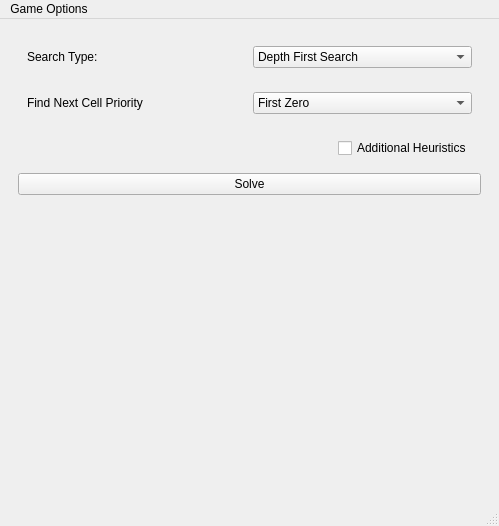
<?xml version="1.0" encoding="UTF-8"?>
<ui version="4.0">
 <class>MainWindow</class>
 <widget class="QMainWindow" name="MainWindow">
  <property name="geometry">
   <rect>
    <x>0</x>
    <y>0</y>
    <width>499</width>
    <height>526</height>
   </rect>
  </property>
  <property name="windowTitle">
   <string>Sudoku</string>
  </property>
  <widget class="QWidget" name="mainWidget">
   <layout class="QVBoxLayout" name="verticalLayout_2">
    <item>
     <widget class="QStackedWidget" name="stackedWidget">
      <property name="currentIndex">
       <number>1</number>
      </property>
      <widget class="QWidget" name="page_3">
       <layout class="QVBoxLayout" name="verticalLayout_3">
        <item>
         <widget class="QWidget" name="widgetBoard" native="true">
          <layout class="QVBoxLayout" name="verticalLayout">
           <property name="spacing">
            <number>0</number>
           </property>
           <property name="leftMargin">
            <number>0</number>
           </property>
           <property name="topMargin">
            <number>0</number>
           </property>
           <property name="rightMargin">
            <number>0</number>
           </property>
           <property name="bottomMargin">
            <number>0</number>
           </property>
           <item>
            <widget class="QWidget" name="widget_32" native="true">
             <layout class="QGridLayout" name="gridLayout_4">
              <property name="leftMargin">
               <number>0</number>
              </property>
              <property name="topMargin">
               <number>0</number>
              </property>
              <property name="rightMargin">
               <number>0</number>
              </property>
              <property name="bottomMargin">
               <number>0</number>
              </property>
              <property name="spacing">
               <number>0</number>
              </property>
              <item row="0" column="3">
               <widget class="QWidget" name="widget_12" native="true">
                <layout class="QGridLayout" name="gridLayout_2">
                 <property name="leftMargin">
                  <number>0</number>
                 </property>
                 <property name="topMargin">
                  <number>0</number>
                 </property>
                 <property name="rightMargin">
                  <number>0</number>
                 </property>
                 <property name="bottomMargin">
                  <number>0</number>
                 </property>
                 <property name="spacing">
                  <number>0</number>
                 </property>
                 <item row="0" column="0">
                  <widget class="QWidget" name="square03" native="true"/>
                 </item>
                 <item row="0" column="2">
                  <widget class="QWidget" name="square05" native="true"/>
                 </item>
                 <item row="0" column="1">
                  <widget class="QWidget" name="square04" native="true"/>
                 </item>
                 <item row="1" column="0">
                  <widget class="QWidget" name="square13" native="true"/>
                 </item>
                 <item row="1" column="1">
                  <widget class="QWidget" name="square14" native="true"/>
                 </item>
                 <item row="2" column="0">
                  <widget class="QWidget" name="square23" native="true"/>
                 </item>
                 <item row="1" column="2">
                  <widget class="QWidget" name="square15" native="true"/>
                 </item>
                 <item row="2" column="1">
                  <widget class="QWidget" name="square24" native="true"/>
                 </item>
                 <item row="2" column="2">
                  <widget class="QWidget" name="square25" native="true"/>
                 </item>
                </layout>
               </widget>
              </item>
              <item row="0" column="5">
               <widget class="QWidget" name="widget_22" native="true">
                <layout class="QGridLayout" name="gridLayout_3">
                 <property name="leftMargin">
                  <number>0</number>
                 </property>
                 <property name="topMargin">
                  <number>0</number>
                 </property>
                 <property name="rightMargin">
                  <number>0</number>
                 </property>
                 <property name="bottomMargin">
                  <number>0</number>
                 </property>
                 <property name="spacing">
                  <number>0</number>
                 </property>
                 <item row="0" column="0">
                  <widget class="QWidget" name="square06" native="true"/>
                 </item>
                 <item row="0" column="2">
                  <widget class="QWidget" name="square08" native="true"/>
                 </item>
                 <item row="0" column="1">
                  <widget class="QWidget" name="square07" native="true"/>
                 </item>
                 <item row="1" column="0">
                  <widget class="QWidget" name="square16" native="true"/>
                 </item>
                 <item row="1" column="1">
                  <widget class="QWidget" name="square17" native="true"/>
                 </item>
                 <item row="2" column="0">
                  <widget class="QWidget" name="square26" native="true"/>
                 </item>
                 <item row="1" column="2">
                  <widget class="QWidget" name="square18" native="true"/>
                 </item>
                 <item row="2" column="1">
                  <widget class="QWidget" name="square27" native="true"/>
                 </item>
                 <item row="2" column="2">
                  <widget class="QWidget" name="square28" native="true"/>
                 </item>
                </layout>
               </widget>
              </item>
              <item row="0" column="1">
               <widget class="Line" name="line_2">
                <property name="frameShadow">
                 <enum>QFrame::Plain</enum>
                </property>
                <property name="lineWidth">
                 <number>5</number>
                </property>
                <property name="orientation">
                 <enum>Qt::Vertical</enum>
                </property>
               </widget>
              </item>
              <item row="0" column="4">
               <widget class="Line" name="line_3">
                <property name="frameShadow">
                 <enum>QFrame::Plain</enum>
                </property>
                <property name="lineWidth">
                 <number>5</number>
                </property>
                <property name="orientation">
                 <enum>Qt::Vertical</enum>
                </property>
               </widget>
              </item>
              <item row="0" column="0">
               <widget class="QWidget" name="widget_95" native="true">
                <layout class="QGridLayout" name="gridLayout_13">
                 <property name="leftMargin">
                  <number>0</number>
                 </property>
                 <property name="topMargin">
                  <number>0</number>
                 </property>
                 <property name="rightMargin">
                  <number>0</number>
                 </property>
                 <property name="bottomMargin">
                  <number>0</number>
                 </property>
                 <property name="spacing">
                  <number>0</number>
                 </property>
                 <item row="1" column="1">
                  <widget class="QWidget" name="square11" native="true"/>
                 </item>
                 <item row="1" column="2">
                  <widget class="QWidget" name="square12" native="true"/>
                 </item>
                 <item row="2" column="1">
                  <widget class="QWidget" name="square21" native="true"/>
                 </item>
                 <item row="1" column="0">
                  <widget class="QWidget" name="square10" native="true"/>
                 </item>
                 <item row="0" column="0">
                  <widget class="QWidget" name="square00" native="true"/>
                 </item>
                 <item row="0" column="1">
                  <widget class="QWidget" name="square01" native="true"/>
                 </item>
                 <item row="2" column="0">
                  <widget class="QWidget" name="square20" native="true"/>
                 </item>
                 <item row="2" column="2">
                  <widget class="QWidget" name="square22" native="true"/>
                 </item>
                 <item row="0" column="2">
                  <widget class="QWidget" name="square02" native="true"/>
                 </item>
                </layout>
               </widget>
              </item>
             </layout>
            </widget>
           </item>
           <item>
            <widget class="Line" name="line_6">
             <property name="frameShadow">
              <enum>QFrame::Plain</enum>
             </property>
             <property name="lineWidth">
              <number>5</number>
             </property>
             <property name="orientation">
              <enum>Qt::Horizontal</enum>
             </property>
            </widget>
           </item>
           <item>
            <widget class="QWidget" name="widget_33" native="true">
             <layout class="QGridLayout" name="gridLayout_5">
              <property name="leftMargin">
               <number>0</number>
              </property>
              <property name="topMargin">
               <number>0</number>
              </property>
              <property name="rightMargin">
               <number>0</number>
              </property>
              <property name="bottomMargin">
               <number>0</number>
              </property>
              <property name="spacing">
               <number>0</number>
              </property>
              <item row="0" column="2">
               <widget class="QWidget" name="widget_34" native="true">
                <layout class="QGridLayout" name="gridLayout_6">
                 <property name="leftMargin">
                  <number>0</number>
                 </property>
                 <property name="topMargin">
                  <number>0</number>
                 </property>
                 <property name="rightMargin">
                  <number>0</number>
                 </property>
                 <property name="bottomMargin">
                  <number>0</number>
                 </property>
                 <property name="spacing">
                  <number>0</number>
                 </property>
                 <item row="0" column="0">
                  <widget class="QWidget" name="square33" native="true"/>
                 </item>
                 <item row="0" column="2">
                  <widget class="QWidget" name="square35" native="true"/>
                 </item>
                 <item row="0" column="1">
                  <widget class="QWidget" name="square34" native="true"/>
                 </item>
                 <item row="1" column="0">
                  <widget class="QWidget" name="square43" native="true"/>
                 </item>
                 <item row="1" column="1">
                  <widget class="QWidget" name="square44" native="true"/>
                 </item>
                 <item row="2" column="0">
                  <widget class="QWidget" name="square53" native="true"/>
                 </item>
                 <item row="1" column="2">
                  <widget class="QWidget" name="square45" native="true"/>
                 </item>
                 <item row="2" column="1">
                  <widget class="QWidget" name="square54" native="true"/>
                 </item>
                 <item row="2" column="2">
                  <widget class="QWidget" name="square55" native="true"/>
                 </item>
                </layout>
               </widget>
              </item>
              <item row="0" column="0">
               <widget class="QWidget" name="widget_44" native="true">
                <layout class="QGridLayout" name="gridLayout_7">
                 <property name="leftMargin">
                  <number>0</number>
                 </property>
                 <property name="topMargin">
                  <number>0</number>
                 </property>
                 <property name="rightMargin">
                  <number>0</number>
                 </property>
                 <property name="bottomMargin">
                  <number>0</number>
                 </property>
                 <property name="spacing">
                  <number>0</number>
                 </property>
                 <item row="0" column="0">
                  <widget class="QWidget" name="square30" native="true"/>
                 </item>
                 <item row="0" column="2">
                  <widget class="QWidget" name="square32" native="true"/>
                 </item>
                 <item row="0" column="1">
                  <widget class="QWidget" name="square31" native="true"/>
                 </item>
                 <item row="1" column="0">
                  <widget class="QWidget" name="square40" native="true"/>
                 </item>
                 <item row="1" column="1">
                  <widget class="QWidget" name="square41" native="true"/>
                 </item>
                 <item row="2" column="0">
                  <widget class="QWidget" name="square50" native="true"/>
                 </item>
                 <item row="1" column="2">
                  <widget class="QWidget" name="square42" native="true"/>
                 </item>
                 <item row="2" column="1">
                  <widget class="QWidget" name="square51" native="true"/>
                 </item>
                 <item row="2" column="2">
                  <widget class="QWidget" name="square52" native="true"/>
                 </item>
                </layout>
               </widget>
              </item>
              <item row="0" column="1">
               <widget class="Line" name="line_4">
                <property name="frameShadow">
                 <enum>QFrame::Plain</enum>
                </property>
                <property name="lineWidth">
                 <number>5</number>
                </property>
                <property name="orientation">
                 <enum>Qt::Vertical</enum>
                </property>
               </widget>
              </item>
              <item row="0" column="3">
               <widget class="Line" name="line_5">
                <property name="frameShadow">
                 <enum>QFrame::Plain</enum>
                </property>
                <property name="lineWidth">
                 <number>5</number>
                </property>
                <property name="orientation">
                 <enum>Qt::Vertical</enum>
                </property>
               </widget>
              </item>
              <item row="0" column="4">
               <widget class="QWidget" name="widget_54" native="true">
                <layout class="QGridLayout" name="gridLayout_8">
                 <property name="leftMargin">
                  <number>0</number>
                 </property>
                 <property name="topMargin">
                  <number>0</number>
                 </property>
                 <property name="rightMargin">
                  <number>0</number>
                 </property>
                 <property name="bottomMargin">
                  <number>0</number>
                 </property>
                 <property name="spacing">
                  <number>0</number>
                 </property>
                 <item row="0" column="0">
                  <widget class="QWidget" name="square36" native="true"/>
                 </item>
                 <item row="0" column="2">
                  <widget class="QWidget" name="square38" native="true"/>
                 </item>
                 <item row="0" column="1">
                  <widget class="QWidget" name="square37" native="true"/>
                 </item>
                 <item row="1" column="0">
                  <widget class="QWidget" name="square46" native="true"/>
                 </item>
                 <item row="1" column="1">
                  <widget class="QWidget" name="square47" native="true"/>
                 </item>
                 <item row="2" column="0">
                  <widget class="QWidget" name="square56" native="true"/>
                 </item>
                 <item row="1" column="2">
                  <widget class="QWidget" name="square48" native="true"/>
                 </item>
                 <item row="2" column="1">
                  <widget class="QWidget" name="square57" native="true"/>
                 </item>
                 <item row="2" column="2">
                  <widget class="QWidget" name="square58" native="true"/>
                 </item>
                </layout>
               </widget>
              </item>
             </layout>
            </widget>
           </item>
           <item>
            <widget class="Line" name="line_7">
             <property name="frameShadow">
              <enum>QFrame::Plain</enum>
             </property>
             <property name="lineWidth">
              <number>5</number>
             </property>
             <property name="orientation">
              <enum>Qt::Horizontal</enum>
             </property>
            </widget>
           </item>
           <item>
            <widget class="QWidget" name="widget_64" native="true">
             <layout class="QGridLayout" name="gridLayout_9">
              <property name="leftMargin">
               <number>0</number>
              </property>
              <property name="topMargin">
               <number>0</number>
              </property>
              <property name="rightMargin">
               <number>0</number>
              </property>
              <property name="bottomMargin">
               <number>0</number>
              </property>
              <property name="spacing">
               <number>0</number>
              </property>
              <item row="0" column="2">
               <widget class="QWidget" name="widget_65" native="true">
                <layout class="QGridLayout" name="gridLayout_10">
                 <property name="leftMargin">
                  <number>0</number>
                 </property>
                 <property name="topMargin">
                  <number>0</number>
                 </property>
                 <property name="rightMargin">
                  <number>0</number>
                 </property>
                 <property name="bottomMargin">
                  <number>0</number>
                 </property>
                 <property name="spacing">
                  <number>0</number>
                 </property>
                 <item row="0" column="0">
                  <widget class="QWidget" name="square63" native="true"/>
                 </item>
                 <item row="0" column="2">
                  <widget class="QWidget" name="square65" native="true"/>
                 </item>
                 <item row="0" column="1">
                  <widget class="QWidget" name="square64" native="true"/>
                 </item>
                 <item row="1" column="0">
                  <widget class="QWidget" name="square73" native="true"/>
                 </item>
                 <item row="1" column="1">
                  <widget class="QWidget" name="square74" native="true"/>
                 </item>
                 <item row="2" column="0">
                  <widget class="QWidget" name="square83" native="true"/>
                 </item>
                 <item row="1" column="2">
                  <widget class="QWidget" name="square75" native="true"/>
                 </item>
                 <item row="2" column="1">
                  <widget class="QWidget" name="square84" native="true"/>
                 </item>
                 <item row="2" column="2">
                  <widget class="QWidget" name="square85" native="true"/>
                 </item>
                </layout>
               </widget>
              </item>
              <item row="0" column="0">
               <widget class="QWidget" name="widget_75" native="true">
                <layout class="QGridLayout" name="gridLayout_11">
                 <property name="leftMargin">
                  <number>0</number>
                 </property>
                 <property name="topMargin">
                  <number>0</number>
                 </property>
                 <property name="rightMargin">
                  <number>0</number>
                 </property>
                 <property name="bottomMargin">
                  <number>0</number>
                 </property>
                 <property name="spacing">
                  <number>0</number>
                 </property>
                 <item row="0" column="0">
                  <widget class="QWidget" name="square60" native="true"/>
                 </item>
                 <item row="0" column="2">
                  <widget class="QWidget" name="square62" native="true"/>
                 </item>
                 <item row="0" column="1">
                  <widget class="QWidget" name="square61" native="true"/>
                 </item>
                 <item row="1" column="0">
                  <widget class="QWidget" name="square70" native="true"/>
                 </item>
                 <item row="1" column="1">
                  <widget class="QWidget" name="square71" native="true"/>
                 </item>
                 <item row="2" column="0">
                  <widget class="QWidget" name="square80" native="true"/>
                 </item>
                 <item row="1" column="2">
                  <widget class="QWidget" name="square72" native="true"/>
                 </item>
                 <item row="2" column="1">
                  <widget class="QWidget" name="square81" native="true"/>
                 </item>
                 <item row="2" column="2">
                  <widget class="QWidget" name="square82" native="true"/>
                 </item>
                </layout>
               </widget>
              </item>
              <item row="0" column="1">
               <widget class="Line" name="line_8">
                <property name="frameShadow">
                 <enum>QFrame::Plain</enum>
                </property>
                <property name="lineWidth">
                 <number>5</number>
                </property>
                <property name="orientation">
                 <enum>Qt::Vertical</enum>
                </property>
               </widget>
              </item>
              <item row="0" column="3">
               <widget class="Line" name="line_9">
                <property name="frameShadow">
                 <enum>QFrame::Plain</enum>
                </property>
                <property name="lineWidth">
                 <number>5</number>
                </property>
                <property name="orientation">
                 <enum>Qt::Vertical</enum>
                </property>
               </widget>
              </item>
              <item row="0" column="4">
               <widget class="QWidget" name="widget_85" native="true">
                <layout class="QGridLayout" name="gridLayout_12">
                 <property name="leftMargin">
                  <number>0</number>
                 </property>
                 <property name="topMargin">
                  <number>0</number>
                 </property>
                 <property name="rightMargin">
                  <number>0</number>
                 </property>
                 <property name="bottomMargin">
                  <number>0</number>
                 </property>
                 <property name="spacing">
                  <number>0</number>
                 </property>
                 <item row="0" column="0">
                  <widget class="QWidget" name="square66" native="true"/>
                 </item>
                 <item row="0" column="2">
                  <widget class="QWidget" name="square68" native="true"/>
                 </item>
                 <item row="0" column="1">
                  <widget class="QWidget" name="square67" native="true"/>
                 </item>
                 <item row="1" column="0">
                  <widget class="QWidget" name="square76" native="true"/>
                 </item>
                 <item row="1" column="1">
                  <widget class="QWidget" name="square77" native="true"/>
                 </item>
                 <item row="2" column="0">
                  <widget class="QWidget" name="square86" native="true"/>
                 </item>
                 <item row="1" column="2">
                  <widget class="QWidget" name="square78" native="true"/>
                 </item>
                 <item row="2" column="1">
                  <widget class="QWidget" name="square87" native="true"/>
                 </item>
                 <item row="2" column="2">
                  <widget class="QWidget" name="square88" native="true"/>
                 </item>
                </layout>
               </widget>
              </item>
             </layout>
            </widget>
           </item>
          </layout>
         </widget>
        </item>
        <item>
         <spacer name="verticalSpacer">
          <property name="orientation">
           <enum>Qt::Vertical</enum>
          </property>
          <property name="sizeHint" stdset="0">
           <size>
            <width>20</width>
            <height>268</height>
           </size>
          </property>
         </spacer>
        </item>
        <item>
         <widget class="QWidget" name="widget_2" native="true">
          <layout class="QHBoxLayout" name="horizontalLayout">
           <item>
            <widget class="QPushButton" name="pushButtonUndo">
             <property name="text">
              <string>Undo</string>
             </property>
            </widget>
           </item>
           <item>
            <spacer name="horizontalSpacer">
             <property name="orientation">
              <enum>Qt::Horizontal</enum>
             </property>
             <property name="sizeHint" stdset="0">
              <size>
               <width>40</width>
               <height>20</height>
              </size>
             </property>
            </spacer>
           </item>
           <item>
            <widget class="QLabel" name="labelLeft1">
             <property name="text">
              <string>1</string>
             </property>
            </widget>
           </item>
           <item>
            <widget class="QLabel" name="labelLeft2">
             <property name="text">
              <string>2</string>
             </property>
            </widget>
           </item>
           <item>
            <widget class="QLabel" name="labelLeft3">
             <property name="text">
              <string>3</string>
             </property>
            </widget>
           </item>
           <item>
            <widget class="QLabel" name="labelLeft4">
             <property name="text">
              <string>4</string>
             </property>
            </widget>
           </item>
           <item>
            <widget class="QLabel" name="labelLeft5">
             <property name="text">
              <string>5</string>
             </property>
            </widget>
           </item>
           <item>
            <widget class="QLabel" name="labelLeft6">
             <property name="text">
              <string>6</string>
             </property>
            </widget>
           </item>
           <item>
            <widget class="QLabel" name="labelLeft7">
             <property name="text">
              <string>7</string>
             </property>
            </widget>
           </item>
           <item>
            <widget class="QLabel" name="labelLeft8">
             <property name="text">
              <string>8</string>
             </property>
            </widget>
           </item>
           <item>
            <widget class="QLabel" name="labelLeft9">
             <property name="text">
              <string>9</string>
             </property>
            </widget>
           </item>
          </layout>
         </widget>
        </item>
       </layout>
      </widget>
      <widget class="QWidget" name="page_4">
       <layout class="QVBoxLayout" name="verticalLayout_4">
        <item>
         <widget class="QWidget" name="widget" native="true">
          <layout class="QHBoxLayout" name="horizontalLayout_2">
           <item>
            <widget class="QLabel" name="labelSearchType">
             <property name="text">
              <string>Search Type:</string>
             </property>
            </widget>
           </item>
           <item>
            <widget class="QComboBox" name="comboBoxSearchType">
             <property name="enabled">
              <bool>true</bool>
             </property>
             <property name="currentText">
              <string>Depth First Search</string>
             </property>
             <item>
              <property name="text">
               <string>Depth First Search</string>
              </property>
             </item>
             <item>
              <property name="text">
               <string>Breadth First Search</string>
              </property>
             </item>
            </widget>
           </item>
          </layout>
         </widget>
        </item>
        <item>
         <widget class="QWidget" name="widget_3" native="true">
          <layout class="QHBoxLayout" name="horizontalLayout_3">
           <item>
            <widget class="QLabel" name="label">
             <property name="text">
              <string>Find Next Cell Priority</string>
             </property>
            </widget>
           </item>
           <item>
            <widget class="QComboBox" name="comboBoxPriority">
             <item>
              <property name="text">
               <string>First Zero</string>
              </property>
             </item>
             <item>
              <property name="text">
               <string>Most Neighbours</string>
              </property>
             </item>
             <item>
              <property name="text">
               <string>Most Unique Neighbours</string>
              </property>
             </item>
            </widget>
           </item>
          </layout>
         </widget>
        </item>
        <item>
         <widget class="QWidget" name="widget_4" native="true">
          <layout class="QHBoxLayout" name="horizontalLayout_4">
           <item>
            <spacer name="horizontalSpacer_2">
             <property name="orientation">
              <enum>Qt::Horizontal</enum>
             </property>
             <property name="sizeHint" stdset="0">
              <size>
               <width>40</width>
               <height>20</height>
              </size>
             </property>
            </spacer>
           </item>
           <item>
            <widget class="QCheckBox" name="checkBoxHeuristics">
             <property name="text">
              <string>Additional Heuristics</string>
             </property>
            </widget>
           </item>
          </layout>
         </widget>
        </item>
        <item>
         <widget class="QPushButton" name="pushButtonSolveGame">
          <property name="text">
           <string>Solve</string>
          </property>
         </widget>
        </item>
        <item>
         <spacer name="verticalSpacer_2">
          <property name="orientation">
           <enum>Qt::Vertical</enum>
          </property>
          <property name="sizeHint" stdset="0">
           <size>
            <width>20</width>
            <height>40</height>
           </size>
          </property>
         </spacer>
        </item>
       </layout>
      </widget>
     </widget>
    </item>
   </layout>
  </widget>
  <widget class="QMenuBar" name="menubar">
   <property name="geometry">
    <rect>
     <x>0</x>
     <y>0</y>
     <width>499</width>
     <height>26</height>
    </rect>
   </property>
   <widget class="QMenu" name="menuGame_Options">
    <property name="title">
     <string>Game Options</string>
    </property>
    <addaction name="actionNew_Game"/>
    <addaction name="actionSolver"/>
   </widget>
   <addaction name="menuGame_Options"/>
  </widget>
  <widget class="QStatusBar" name="statusbar"/>
  <action name="actionNew_Game">
   <property name="enabled">
    <bool>true</bool>
   </property>
   <property name="text">
    <string>New Game</string>
   </property>
  </action>
  <action name="actionSolver_DFS">
   <property name="text">
    <string>Solver DFS</string>
   </property>
  </action>
  <action name="actionSolver_BFS">
   <property name="text">
    <string>Solver BFS</string>
   </property>
  </action>
  <action name="actionSolver">
   <property name="text">
    <string>Solver</string>
   </property>
  </action>
 </widget>
 <resources/>
 <connections/>
</ui>
